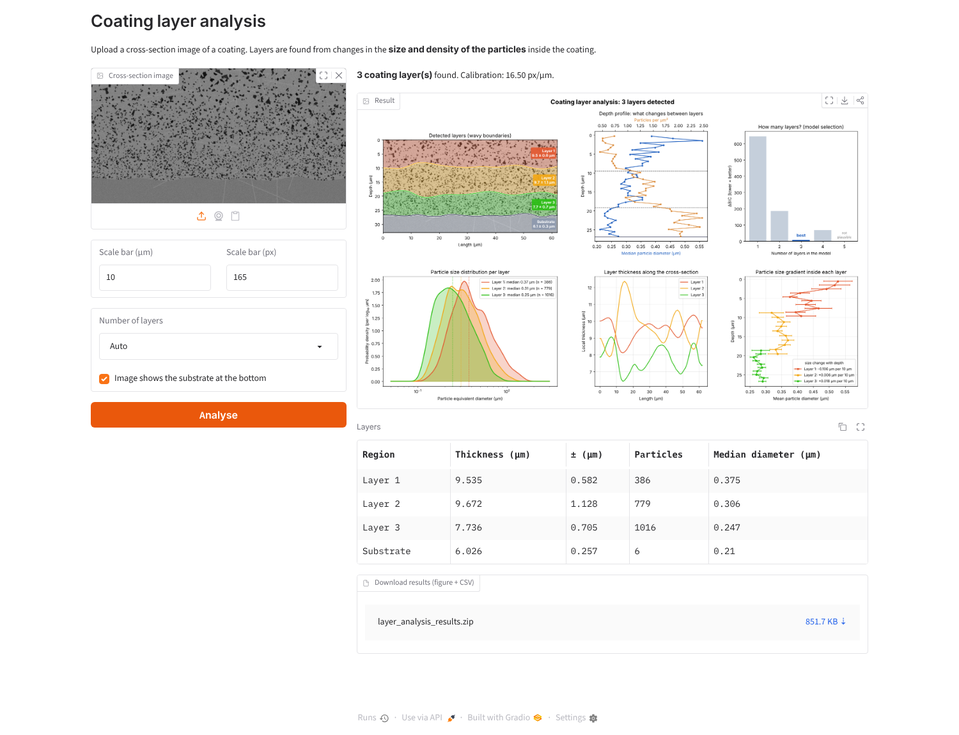
#> input picture images/app.png, 959 x 735 px, shrunk from 1500 x 1150 before the run; its folder holds only this picture in this run
$ python -i layer_analysis.py   (imports and definitions only)
#> lines starting #> are read from the running program, lines starting #| are printed output that depends on the picture; after the words box and inside, x2 and y2 are one past the last pixel; in counts of white or black regions, pixels touching at a corner belong together
"""Detect coating layers in a cross-section image from the particles inside them.

Many coatings are built from several layers that look almost the same in a micrograph:
same matrix, same kind of particles (pores, inclusions, precipitates). What differs is
the particle *size*, and with it the number of particles per area. This module finds the
layer boundaries from that difference:

    1. Particles       dark objects are segmented (Otsu) and measured (equivalent diameter)
    2. Substrate       the particle-free substrate at the bottom is found per image column
                       (particle density + local texture, refined on the intensity gradient)
    3. Depth profile   median log-diameter and particle density in thin depth bins
    4. Boundaries      change points in the profile give a first, straight guess; each
                       boundary is then refined along x on the individual particles
                       (likelihood split in overlapping windows) and smoothed
    5. Layer count     models with 1..max_layers layers are compared with the BIC on the
                       particles; implausible models (too thin, too similar) are rejected
    6. Metrics         thickness, area and particle statistics per layer, particle-size
                       gradient inside each layer

All lengths in the results are in micrometres (calibration `px_per_um`).
"""

from dataclasses import dataclass, field

import cv2
import numpy as np
import pandas as pd
from scipy.interpolate import interp1d
from scipy.ndimage import gaussian_filter1d, median_filter
from skimage import filters, measure


@dataclass
class Params:
    px_per_um: float = 16.5
    n_layers: int = None              # None = choose automatically (BIC)
    max_layers: int = 5
    # particles
    min_particle_px: int = 3
    # substrate
    detect_substrate: bool = True
    substrate_threshold: float = 0.20  # fraction of the peak "coating signal" per column
    substrate_cols: int = 120
    substrate_median: int = 8
    substrate_sigma: float = 1.5
    substrate_search_frac: float = 0.01
    # number of layers
    min_size_contrast: float = 1.15   # neighbouring layers must differ by >= 15 % in median particle size ...
    min_density_contrast: float = 1.30  # ... or by >= 30 % in particle density
    min_thickness_um: float = 1.0
    boundary_dof: int = 3             # BIC parameters counted per boundary
    # layer boundaries
    row_bin_um: float = 0.6           # height of one depth bin
    n_cols: int = 60                  # positions along x for the wavy boundary refinement
    window_um: float = 2.0            # half-width of the refinement window
    search_frac: float = 0.6          # how far towards a neighbouring boundary the search may go
    min_particles: int = 10           # minimum particles on each side of a local split
    median_window: int = 7
    smooth_sigma: float = 2.0
    gradient_bins: int = 10


# --------------------------------------------------------------------------- particles
def segment_particles(gray, p: Params):
    """Dark particles -> binary mask and a table (x, y in px; diameter_um, area_um2)."""
    binary = gray < filters.threshold_otsu(gray)
    labels = measure.label(binary)
    sizes = np.bincount(labels.ravel())
    small = sizes < p.min_particle_px
    small[0] = False
    labels[small[labels]] = 0
    binary = labels > 0
    labels = measure.label(binary)
    df = pd.DataFrame(measure.regionprops_table(labels, properties=("area", "centroid", "equivalent_diameter_area")))
    df = df.rename(columns={"centroid-0": "y", "centroid-1": "x", "equivalent_diameter_area": "diameter_px"})
    df["diameter_um"] = df["diameter_px"] / p.px_per_um
    df["area_um2"] = df["area"] / p.px_per_um ** 2
    return binary, df


# --------------------------------------------------------------------------- substrate
def _norm(x):
    r = x.max() - x.min()
    return (x - x.min()) / r if r > 1e-12 else np.zeros_like(x)


def detect_substrate(gray, binary, p: Params):
    """Row of the coating/substrate interface for each of `substrate_cols` columns.

    Per column, a "coating signal" (particle density + intensity variation along the
    row) is high in the coating and low in the smooth substrate. The interface is the
    lowest row where the signal is still above `substrate_threshold` x its peak; it is
    then moved to the strongest vertical intensity gradient nearby.
    """
    H, W = gray.shape
    edges = np.linspace(0, W, p.substrate_cols + 1).astype(int)
    centers = (edges[:-1] + edges[1:]) / 2
    rows = np.full(p.substrate_cols, float(H - 1))
    y_smooth = max(3, int(H * 0.015))
    grad_y = np.gradient(cv2.GaussianBlur(gray.astype(float), (0, 0), 1.5), axis=0)
    win = max(5, int(H * p.substrate_search_frac))
    for j in range(p.substrate_cols):
        x0, x1 = edges[j], edges[j + 1]
        density = gaussian_filter1d(binary[:, x0:x1].mean(axis=1).astype(float), y_smooth)
        texture = gaussian_filter1d(gray[:, x0:x1].astype(float).std(axis=1), y_smooth)
        signal = 0.5 * _norm(density) + 0.5 * _norm(texture)
        if signal.max() < 0.05:
            continue
        above = np.nonzero(signal > p.substrate_threshold * signal.max())[0]
        coarse = above[-1] + 1 if above.size else H - 1
        lo, hi = max(0, coarse - win), min(H, coarse + win)
        seg = np.abs(grad_y[lo:hi, x0:x1].mean(axis=1))
        rows[j] = lo + int(np.argmax(seg)) if seg.size and seg.max() > 0 else coarse
    rows = median_filter(rows, size=p.substrate_median, mode="nearest")
    rows = gaussian_filter1d(rows, p.substrate_sigma, mode="nearest")
    return centers, np.clip(rows, 0, H - 1)


# --------------------------------------------------------------------------- depth profile
def depth_profile(df, height, n_rows, row_width=None):
    """Particle statistics per depth bin, shape (n_rows, 2):
    median of log(diameter) and log(number of particles per unit area).

    row_width (optional, length `height`): coating width in pixels per image row, used to
    turn particle counts into densities where the bin is partly substrate.
    Empty bins are filled by linear interpolation.
    """
    bins = np.linspace(0, height, n_rows + 1)
    centers = (bins[:-1] + bins[1:]) / 2
    n_feat = 2
    out = np.full((n_rows, n_feat), np.nan)
    if len(df):
        idx = np.clip(np.digitize(df["y"], bins) - 1, 0, n_rows - 1)
        d = df["diameter_px"].to_numpy()
        for r in np.unique(idx):
            v = d[idx == r]
            out[r, 0] = np.median(np.log(v))
        counts = np.bincount(idx, minlength=n_rows).astype(float)
        if row_width is not None:
            rb = np.clip(bins.round().astype(int), 0, len(row_width))
            area = np.array([row_width[a:b].sum() for a, b in zip(rb[:-1], rb[1:])], float)
            area = area / max(area.max(), 1.0)
            counts = np.where(area > 0.2, counts / np.maximum(area, 1e-6), np.nan)
        out[:, 1] = np.log(counts + 1.0)
    for c in range(n_feat):
        ok = ~np.isnan(out[:, c])
        if ok.sum() >= 2 and not ok.all():
            out[:, c] = interp1d(np.nonzero(ok)[0], out[ok, c], fill_value="extrapolate")(np.arange(n_rows))
        elif not ok.any():
            out[:, c] = 0.0
    return out, centers


def standardize(profile):
    """Scale every feature to unit noise level so that size and density count equally.

    The noise level is estimated from differences between neighbouring bins (robust to
    the steps themselves): sigma = 1.4826 * MAD(diff) / sqrt(2).
    """
    out = profile.astype(float).copy()
    for c in range(out.shape[1]):
        d = np.diff(out[:, c])
        sigma = 1.4826 * np.median(np.abs(d - np.median(d))) / np.sqrt(2) if len(d) else 1.0
        out[:, c] = (out[:, c] - out[:, c].mean()) / (sigma if sigma > 1e-9 else 1.0)
    return out


# --------------------------------------------------------------------------- change points
def _sse(x):
    return float(((x - x.mean(axis=0)) ** 2).sum()) if len(x) else 0.0


def detect_breaks(signal, n_breaks):
    """Binary segmentation: repeatedly split the segment whose best split lowers the SSE most."""
    segments, breaks = [(0, len(signal))], []
    for _ in range(n_breaks):
        best = (None, -np.inf, None)
        for i, (s, e) in enumerate(segments):
            base = _sse(signal[s:e])
            for k in range(s + 2, e - 1):
                gain = base - _sse(signal[s:k]) - _sse(signal[k:e])
                if gain > best[1]:
                    best = (i, gain, k)
        if best[0] is None:
            break
        i, _, k = best
        s, e = segments.pop(i)
        segments += [(s, k), (k, e)]
        segments.sort()
        breaks.append(k)
    return sorted(breaks)


# --------------------------------------------------------------------------- wavy boundaries
def _split_position(y, v, lo, hi, min_side):
    """Most likely depth of a single boundary among particles sorted by depth y.

    Log-likelihood of a split = size term (log-diameters v: two means, common variance)
    + density term (two Poisson rates along depth). Returns None if
    there are too few particles on either side.
    """
    n = len(v)
    if n < 2 * min_side:
        return None
    c1, c2 = np.cumsum(v), np.cumsum(v ** 2)
    k = np.arange(min_side, n - min_side + 1)
    sse = (c2[k - 1] - c1[k - 1] ** 2 / k) + ((c2[-1] - c2[k - 1]) - (c1[-1] - c1[k - 1]) ** 2 / (n - k))
    ll = -n / 2 * np.log(np.maximum(sse, 1e-12) / n)
    pos = (y[k - 1] + y[np.minimum(k, n - 1)]) / 2
    l1, l2 = np.maximum(pos - lo, 1e-6), np.maximum(hi - pos, 1e-6)
    ll = ll + k * np.log(k / l1) + (n - k) * np.log((n - k) / l2)
    return pos[int(np.argmax(ll))]


def wavy_boundaries(df, height, width, n_layers, p: Params, floor=None):
    """Global change points on the depth profile, then a local refinement along x.

    Refinement: at each of `n_cols` positions, the particles inside an overlapping window
    (width 2 x `window_um`) and inside the search band around the global boundary are
    sorted by depth, and the boundary is placed at the most likely split (different
    particle sizes and densities above and below). This works on individual particles,
    so it is not limited by the height of the depth bins.
    """
    n_rows = max(12, int(round(height / (p.row_bin_um * p.px_per_um))))
    col_x = np.linspace(0, width, p.n_cols + 1)
    col_x = (col_x[:-1] + col_x[1:]) / 2
    floor = np.full(width, float(height)) if floor is None else np.minimum(floor, height)
    row_width = (np.arange(height)[:, None] < floor[None, :]).sum(axis=1)
    signal, yc = depth_profile(df, height, n_rows, row_width)
    gb = detect_breaks(standardize(signal), n_layers - 1)
    global_y = np.array([(yc[b - 1] + yc[b]) / 2 for b in gb])
    if n_layers < 2:
        return col_x, np.zeros((0, p.n_cols)), global_y
    raw = np.tile(global_y[:, None], (1, p.n_cols)).astype(float)
    bounds = np.concatenate(([0.0], global_y, [float(height)]))
    x_all, y_all = df["x"].to_numpy(), df["y"].to_numpy()
    v_all = np.log(df["diameter_px"].to_numpy())

    hw = p.window_um * p.px_per_um
    for i, gy in enumerate(global_y):
        # search band: towards each neighbouring boundary, at most search_frac of the way
        lo = gy - p.search_frac * (gy - bounds[i])
        hi = gy + p.search_frac * (bounds[i + 2] - gy)
        in_band = (y_all >= lo) & (y_all <= hi)
        for j, cx in enumerate(col_x):
            x0, x1 = int(max(0, cx - hw)), int(min(width, cx + hw + 1))
            hi_j = min(hi, floor[x0:x1].min())
            m = in_band & (np.abs(x_all - cx) <= hw) & (y_all <= hi_j)
            if m.sum() < 2 * p.min_particles:
                continue
            order = np.argsort(y_all[m])
            pos = _split_position(y_all[m][order], v_all[m][order], lo, hi_j, p.min_particles)
            if pos is not None:
                raw[i, j] = pos

    curves = np.array([gaussian_filter1d(median_filter(r, p.median_window, mode="nearest"), p.smooth_sigma,
                                         mode="nearest") for r in raw])
    min_gap = 0.3 * height / n_layers
    for i in range(1, len(curves)):
        curves[i] = np.maximum(curves[i], curves[i - 1] + min_gap)
    return col_x, np.clip(curves, 0, height - 1), global_y


# --------------------------------------------------------------------------- result
@dataclass
class LayerResult:
    gray: np.ndarray
    binary: np.ndarray
    particles: pd.DataFrame           # with column "layer" (n_layers = substrate)
    n_layers: int
    col_x: np.ndarray                 # px, columns of the boundary curves
    boundaries: np.ndarray            # (n_layers-1, n_cols) rows in px
    substrate_x: np.ndarray
    substrate: np.ndarray             # rows in px (None if not detected)
    layer_map: np.ndarray             # region id per pixel
    bic: dict
    profile: np.ndarray
    profile_y: np.ndarray
    params: Params = field(repr=False, default=None)

    # [76 lines left out: functions curve, local_thickness, layer_table, boundary_table, gradient_table, gradient_trend, not called in this run]


def _assign(xs_df, ys_df, col_x, curves):
    lab = np.zeros(len(xs_df), int)
    for c in curves:
        lab += ys_df >= np.interp(xs_df, col_x, c)
    return lab


def score_layer_model(coating, col_x, curves, floor, coat_h, p: Params):
    """BIC of a layer model on the individual particles, plus a physical plausibility check.

    Every particle is assigned to a layer by the wavy boundaries. Within each layer,
    log-diameters are Gaussian (own mean, common variance) and particle positions are
    a Poisson process (own density). BIC = -2 log L + k log(n_particles), with
    k = 2 per layer + `boundary_dof` per boundary.
    A model is "plausible" if every layer is at least `min_thickness_um` thick and
    neighbouring layers differ clearly in particle size or density.
    """
    W = len(floor)
    x, y = coating["x"].to_numpy(), coating["y"].to_numpy()
    v = np.log(coating["diameter_px"].to_numpy())
    n = len(v)
    lab = _assign(x, y, col_x, curves)
    m = len(curves) + 1
    xs = np.arange(W)
    upper = np.vstack([np.zeros(W)] + [np.interp(xs, col_x, c) for c in curves])
    lower = np.vstack([np.interp(xs, col_x, c) for c in curves] + [floor])
    area = np.clip(np.minimum(lower, floor) - np.minimum(upper, floor), 0, None).sum(axis=1)
    sse, ll_rate, med, dens = 0.0, 0.0, [], []
    for k in range(m):
        vk = v[lab == k]
        if len(vk) == 0 or area[k] <= 0:
            return np.inf, False
        sse += ((vk - vk.mean()) ** 2).sum()
        ll_rate += len(vk) * np.log(len(vk) / area[k]) - len(vk)
        med.append(np.median(vk)); dens.append(len(vk) / area[k])
    ll = -n / 2 * np.log(max(sse, 1e-12) / n) + ll_rate
    k_free = 2 * m + (m - 1) * p.boundary_dof
    bic = -2 * ll + k_free * np.log(n)
    thick_ok = all(a / W / p.px_per_um >= p.min_thickness_um for a in area)
    contrast_ok = all(abs(med[i + 1] - med[i]) >= np.log(p.min_size_contrast) or
                      abs(np.log(dens[i + 1] / dens[i])) >= np.log(p.min_density_contrast) for i in range(m - 1))
    return bic, thick_ok and contrast_ok


def analyze(gray, p: Params = None):
    """Full pipeline on a grayscale (uint8) cross-section image."""
    p = p or Params()
    H, W = gray.shape
    binary, df = segment_particles(gray, p)

    sub_x = sub_y = None
    coat_h, coating = H, df
    if p.detect_substrate:
        sub_x, sub_y = detect_substrate(gray, binary, p)
        below = df["y"].to_numpy() >= np.interp(df["x"], sub_x, sub_y)
        coating = df[~below]
        coat_h = int(np.ceil(sub_y.max()))

    floor = np.interp(np.arange(W), sub_x, sub_y) if sub_y is not None else np.full(W, float(H))
    row_width = (np.arange(coat_h)[:, None] < floor[None, :]).sum(axis=1)
    n_rows = max(12, int(round(coat_h / (p.row_bin_um * p.px_per_um))))
    profile, profile_y = depth_profile(coating, coat_h, n_rows, row_width)
    scores, fits = {}, {}
    for m in range(1, max(p.max_layers, p.n_layers or 0) + 1):
        fits[m] = wavy_boundaries(coating, coat_h, W, m, p, floor)[:2]
        bic, ok = score_layer_model(coating, *fits[m], floor, coat_h, p)
        scores[m] = bic if ok else np.nan
    valid = {m: s_ for m, s_ in scores.items() if np.isfinite(s_)}
    n_layers = p.n_layers or (min(valid, key=valid.get) if valid else 1)
    col_x, curves = fits[n_layers]

    # region id per pixel: 0..n_layers-1 coating layers, n_layers = substrate
    xs = np.arange(W)
    rows = np.arange(H)[:, None]
    layer_map = np.zeros((H, W), np.int16)
    for c in curves:
        layer_map += rows >= np.interp(xs, col_x, c)[None, :]
    if sub_y is not None:
        layer_map[rows >= np.interp(xs, sub_x, sub_y)[None, :]] = n_layers

    yi = np.clip(df["y"].round().astype(int), 0, H - 1)
    xi = np.clip(df["x"].round().astype(int), 0, W - 1)
    df = df.assign(layer=layer_map[yi, xi])
    return LayerResult(gray, binary, df, n_layers, col_x, curves, sub_x, sub_y, layer_map, scores,
                       profile, profile_y, p)


# [9 lines left out: function load_gray, not called in this run]

>>> import cv2
>>> picture = cv2.imread('images/app.png', cv2.IMREAD_GRAYSCALE)
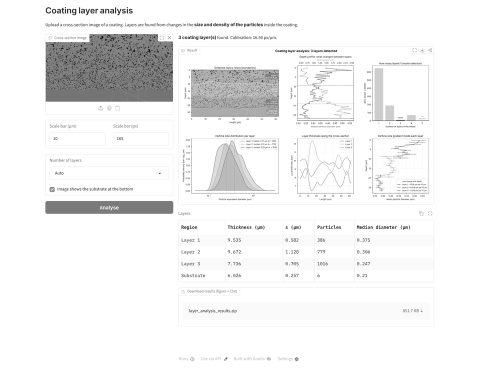
#> picture: shape (735, 959) (shown at 1/2 size); min 0, max 255, mean 241
>>> result = analyze(picture)
#> in segment_particles, `binary = gray < filters.threshold_otsu(gray)`:
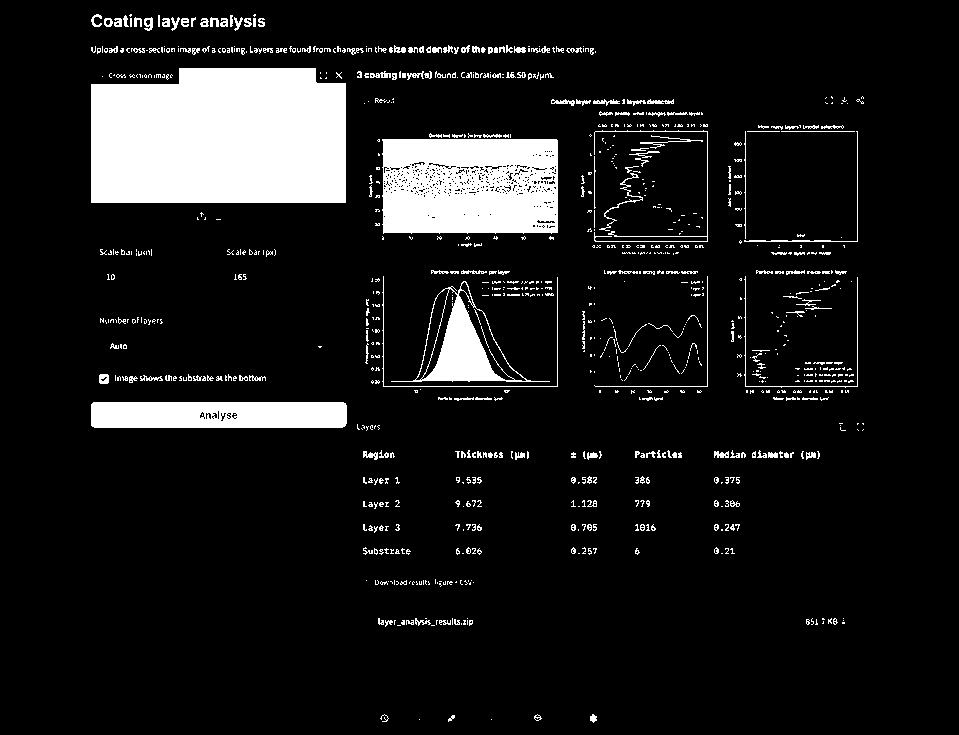
#> binary: shape (735, 959) bool; 10.4% white; 920 white regions (701 under 20 px), largest, box (x1, y1, x2, y2) and area: (91, 68, 346, 203) 32568, (382, 139, 558, 234) 15565, (91, 402, 347, 428) 6529
#> in segment_particles, `labels = measure.label(binary)`:
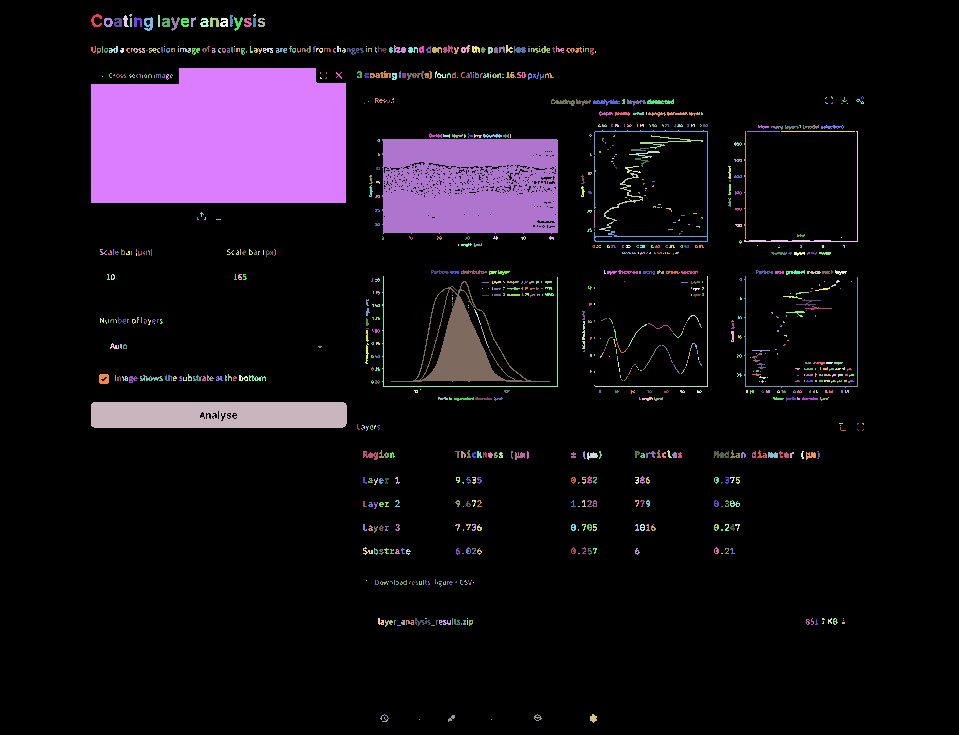
#> labels: shape (735, 959) int32; 921 distinct labels, from 0 to 920; one colour per label, 0 black
#> in segment_particles, `sizes = np.bincount(labels.ravel())`: sizes = 921 values, max 631477 at index 0, min 1 at index 30, mean 765.3
#> in segment_particles, `labels = measure.label(binary)`:
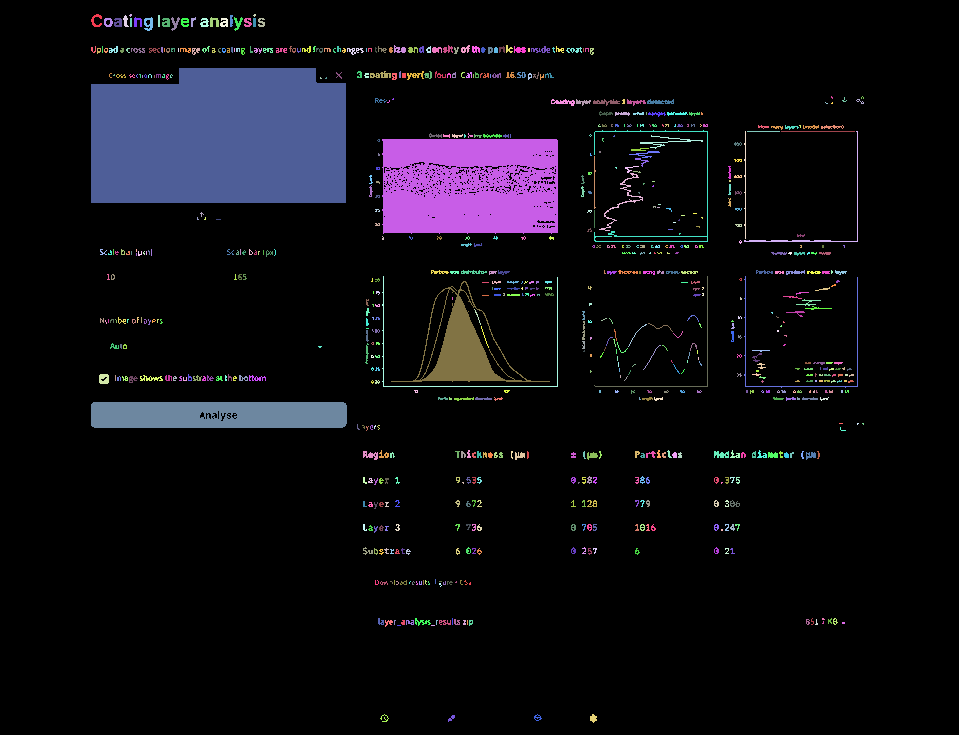
#> labels: shape (735, 959) int32; 773 distinct labels, from 0 to 772; one colour per label, 0 black
#> in segment_particles, `df = pd.DataFrame(measure.regionprops_table(labels, properties=("area"..`: df = table of 772 rows and 4 columns
#> in analyze, `binary, df = segment_particles(gray, p)`: df = table of 772 rows and 6 columns
#> (the rest of the program and of its run is left out)
